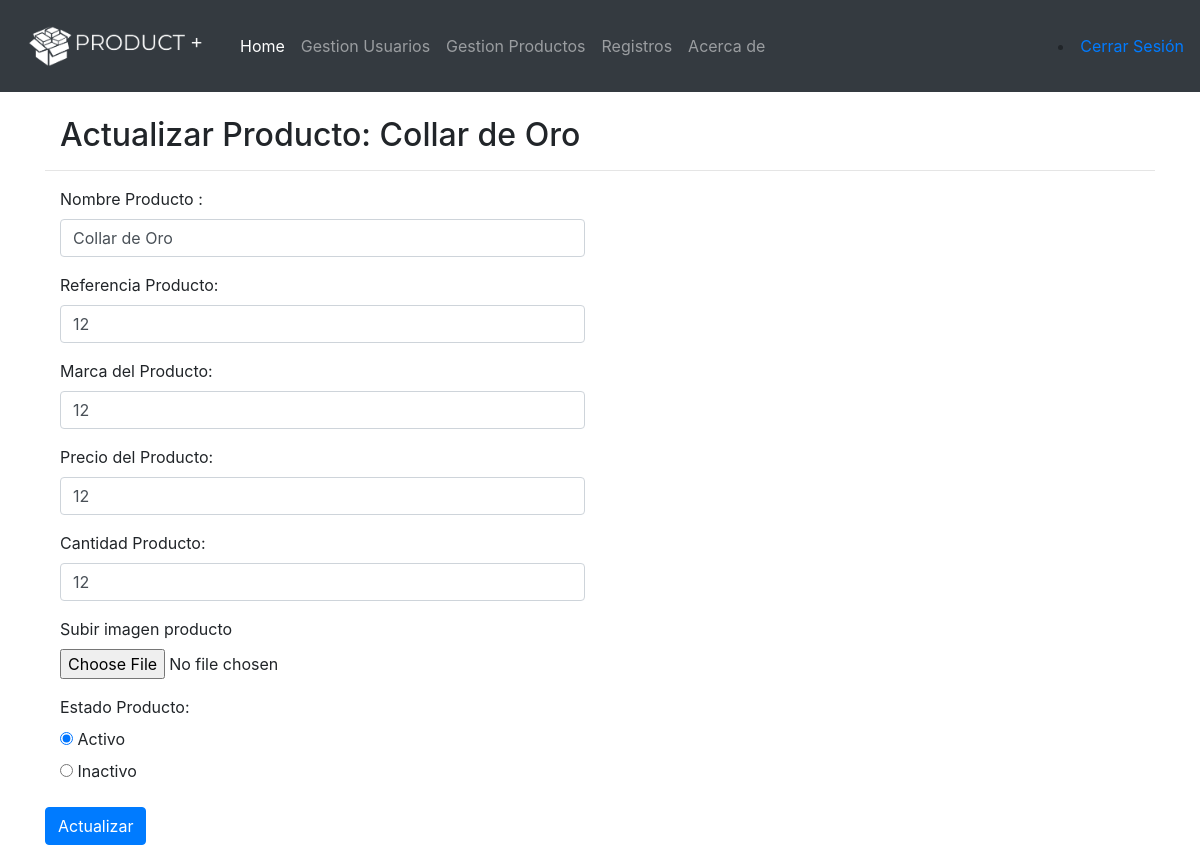
The app's page /updateProduct/1 (signed in) with its own data.
### app.py (models this page shows, shortened)
class Product(db.Model):
    id = db.Column(db.Integer, primary_key=True)
    nombre = db.Column(db.String(200), nullable=False)
    referencia = db.Column(db.String(25), nullable=False)
    marca = db.Column(db.String(50), nullable=False)
    precio = db.Column(db.Integer, nullable =False)
    cantidad = db.Column(db.Integer, nullable=False)
    imagen = db.Column(db.String(50), nullable=False)
    date_created = db.Column(db.DateTime, default=datetime.utcnow)
    estado = db.Column(db.String, nullable=False)

### app.py (the view)
@app.route('/updateProduct/<int:id>', methods=['GET', 'POST'])
@login_required
def update(id):
    product = Product.query.get_or_404(id)
    if request.method == 'POST':
        nombre = request.form['nombre']
        product.nombre = nombre
        product.referencia = request.form['referencia']
        product.marca = request.form['marca']
        product.cantidad = request.form['cantidad']
        product.precio = request.form['precio']
        product.estado = request.form['estadoProducto']
        imagen = request.files['imagen']
        if imagen:
            nombreimagen = secure_filename(nombre+imagen.filename)
            img_dir = app.config['UPLOAD_FOLDER']
            os.makedirs ( img_dir,exist_ok=True)
            imagen.save(os.path.join(app.config['UPLOAD_FOLDER'], nombreimagen))
            product.imagen = nombreimagen
        user_id = session.get( 'user_id' )
        id= str(user_id)
        user = User.query.filter_by(id = id).first()
        registro = User_Product(user=user,product=product, description='Actualizar Producto: '+product.nombre)
        try:
            db.session.add(registro)
            db.session.commit()
            return redirect('/product')
        except:
            return 'There was an issue updating your task'
    else:
        return render_template('updateProduct.html', product=product)

### app.py (called while the page is built)
def login_required(view):
    @functools.wraps( view )
    def wrapped_view(**kwargs):
        if g.user is None:
            return redirect( url_for( 'index' ) )
        return view( **kwargs )
    return wrapped_view

@app.before_request
def load_logged_in_user():
    user_id = session.get( 'user_id' )
    if user_id is None:
        g.user = None
    else:
        user = User.query.filter_by(id = user_id).first()
        g.user = user

### templates/updateProduct.html (shortened to what this page needs)
{% extends 'base.html' %} {% block content %}
<div class="container-md">
    <div class="abs-center">
        <form action="/updateProduct/{{ product.id }}" method="POST" enctype="multipart/form-data">
            <br>
            <div class="col-md-8">
                <h2 class="Display-2">Actualizar Producto: {{ product.nombre}}</h2>
            </div>
            <hr>
            <div class="form-group">
                <label class="col-md-4 control-label" for="lbnombreProducto">Nombre Producto :</label>
                <div class="col-md-6">
                    <input value="{{ product.nombre}}" id="nombreProducto" name="nombre" type="text" placeholder="Nombre Producto" class="form-control input-md" required="">
                </div>
            </div>
            <div class="form-group">
                <label class="col-md-4 control-label" for="lbreferencia">Referencia Producto: </label>
                <div class="col-md-6">
                    <input value="{{ product.referencia}}" id="referenciaProducto" name="referencia" type="text" placeholder="Ref. Producto" class="form-control input-md" required="">
                </div>
            </div>
            <div class="form-group">
                <label class="col-md-4 control-label" for="lbmarca">Marca del Producto: </label>
                <div class="col-md-6">
                    <input value="{{ product.marca}}" id="marcaProducto" name="marca" type="text" placeholder="Marca Producto" class="form-control input-md" required="">
                </div>
            </div>
            <div class="form-group">
                <label class="col-md-4 control-label" for="lbprecio">Precio del Producto: </label>
                <div class="col-md-6">
                    <input value="{{ product.precio}}" id="lpprecio" name="precio" type="text" placeholder="Marca Producto" class="form-control input-md" required="">
                </div>
            </div>
            <div class="form-group">
                <label class="col-md-4 control-label" for="lbcantidad">Cantidad Producto: </label>
                <div class="col-md-6">
                    <input value="{{ product.cantidad}}" id="cantidadProducto" name="cantidad" type="number" placeholder="Cantidad" class="form-control input-md" required="">
                </div>
            </div>
            <div class="form-group">
                <div class="col-md-4">
                    <label for="subirImagenProducto">Subir imagen producto</label>
                    <input type="file" name="imagen" class="form-control-file" id="subirImagenProducto">
                </div>
            </div>
            <div class="form-group">
                <label class="col-md-4 control-label" required for="estadoProducto">Estado Producto:</label>
                <div class="col-md-4">
                    <div class="radio">
                        <label for="estadoProducto-0">
        <input type="radio" name="estadoProducto" id="estadoProducto-0" {% if product.estado == '1' %}
        checked
        {% endif %} value="1">
        Activo
      </label>
                    </div>
                    <div class="radio">
                        <label for="estadoProducto-1">
        <input type="radio" name="estadoProducto" id="estadoProducto-1"  value="2">
        Inactivo
      </label>
                    </div>
                </div>
            </div>
            <input class="btn btn-primary" type="submit" value="Actualizar">
        </form>
    </div>
</div>
{% endblock %}

### static/css/main.css (style rules this page uses)
body, html { margin: 0; font-family: sans-serif; }

### records on screen
Product: nombre "Collar de Oro", referencia "12", marca "12", precio "12", cantidad "12", estado "☑ Activo", estado "☐ Inactivo"
